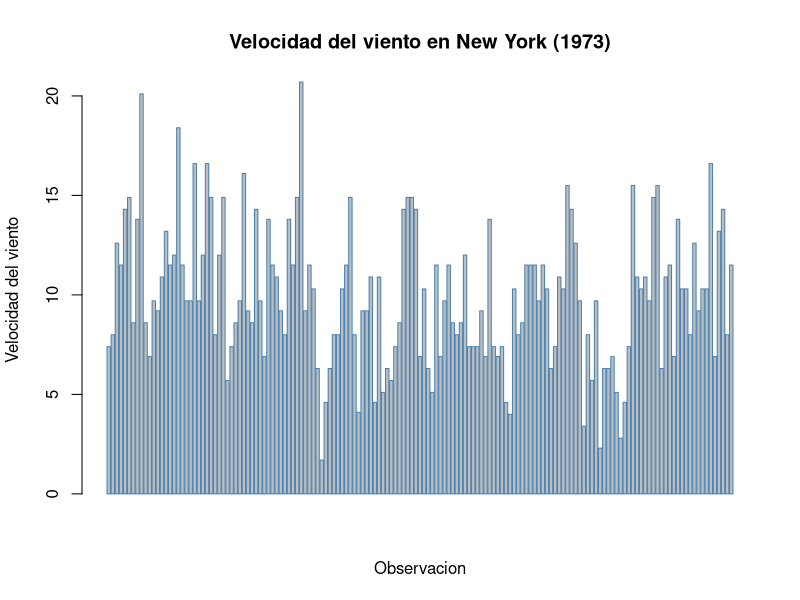
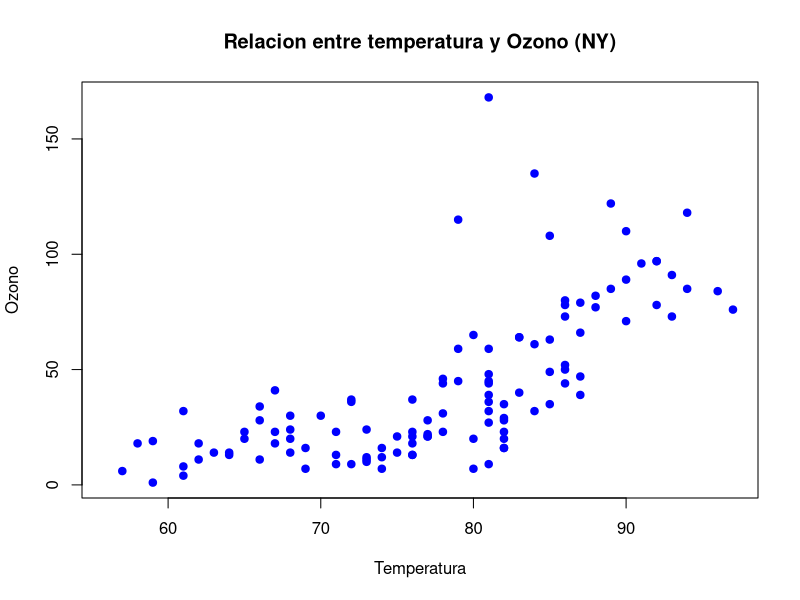
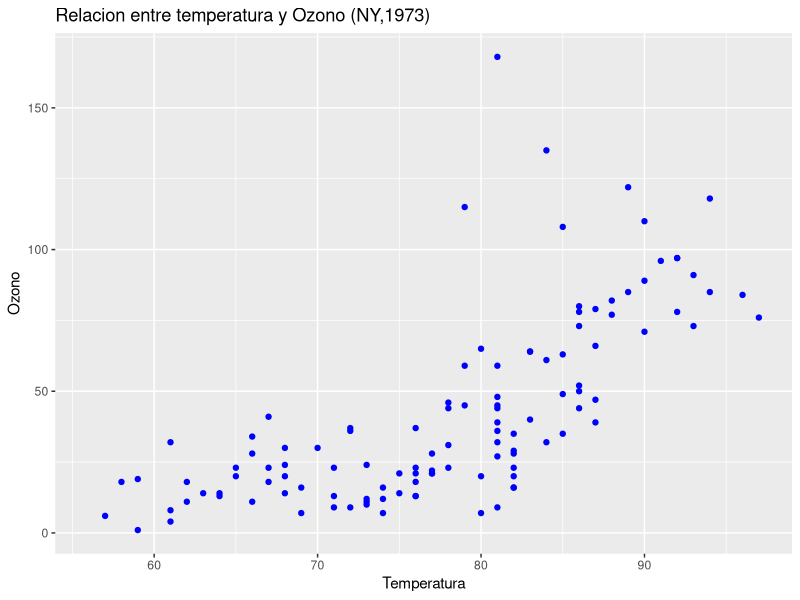
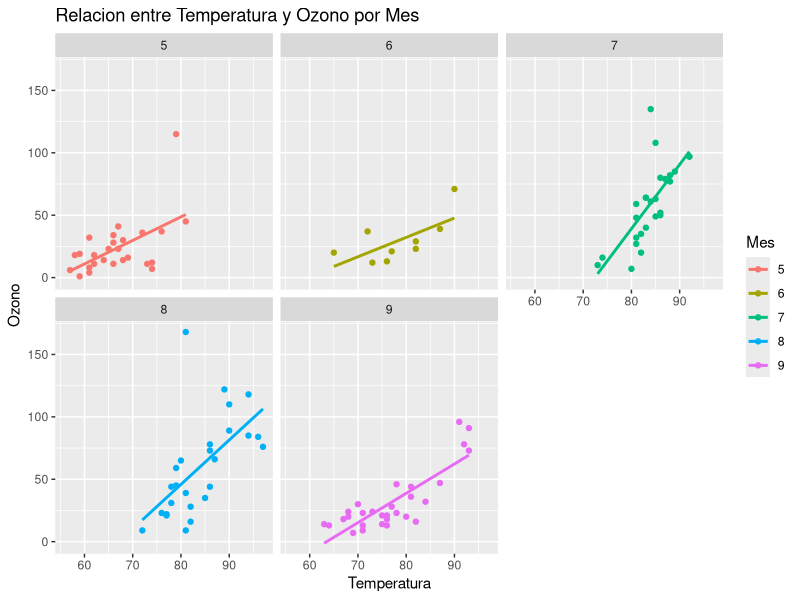
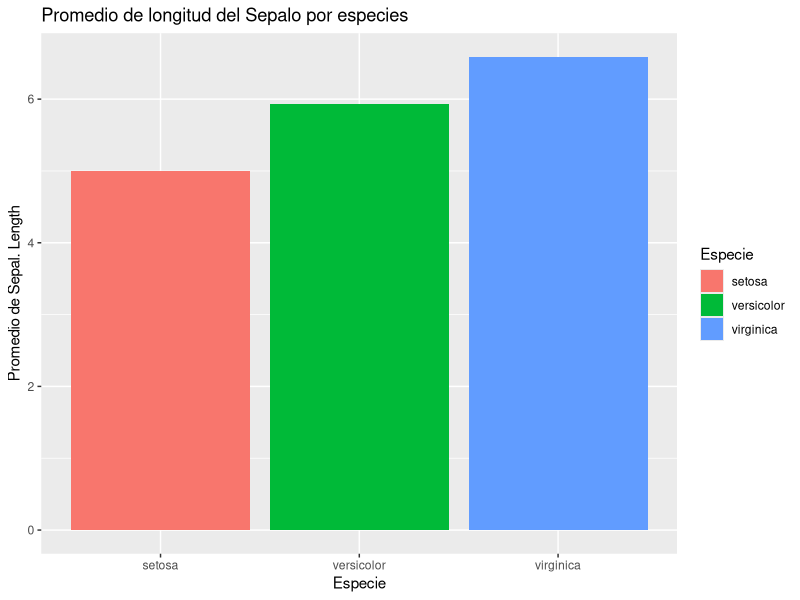
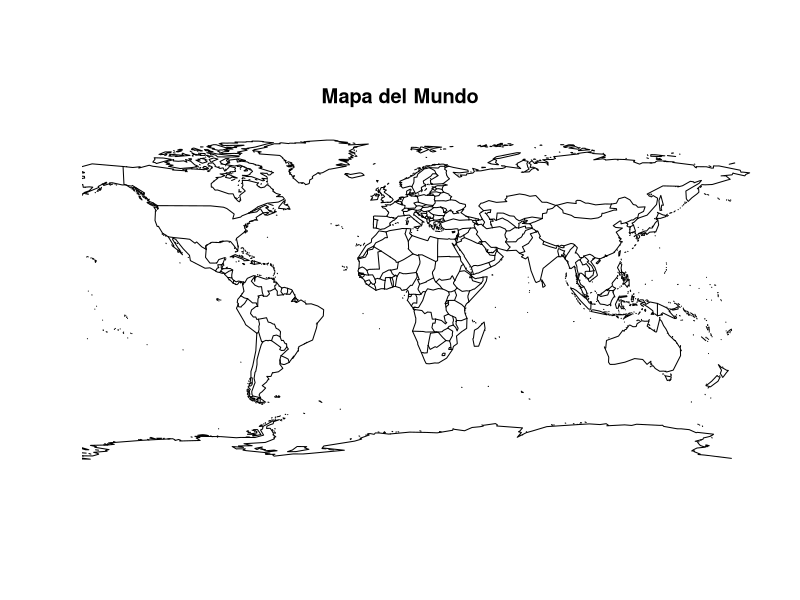
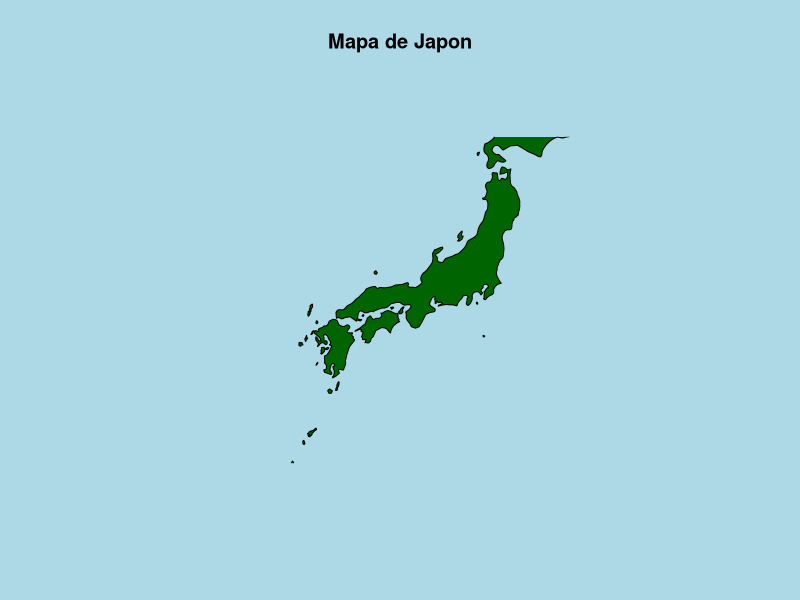
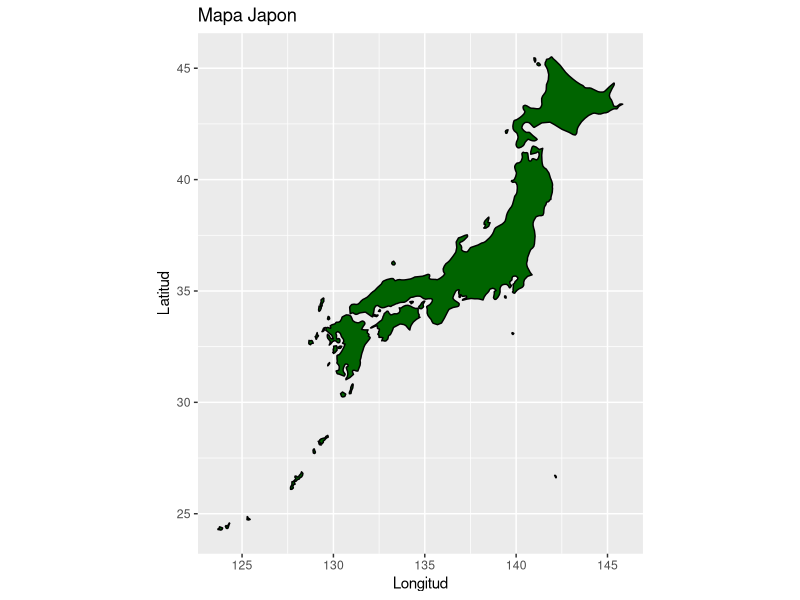

These figures' R source, in order:
# ==============================================================================
# UNIVERSIDAD DE COSTA RICA  -  ESCUELA DE ESTADISTICA
# XS-0129  PROGRAMACION PARA ESTADISTICA I
# ------------------------------------------------------------------------------
# PRACTICA SEMANA 11: CONSTRUCCION DE GRAFICOS CON R
# MODALIDAD: TRABAJO COLABORATIVO EN GIT / GITHUB
# Valor: 1% adicional sobre nota de curso
# Fecha entrega máxima: martes 26/05/2026
# Entrega esperada: documento PDF con enlace a repositorio
# ==============================================================================
#
# Esta practica se realiza EN PAREJAS o EN GRUPOS DE TRES personas.
# El grupo entrega un UNICO archivo .R, pero administrado de forma colaborativa
# en un repositorio de GitHub. Cada integrante DEBE aportar al menos un ejercicio
# con sus propios commits, de modo que el historial demuestre la participacion
# individual de cada quien.
#
# ------------------------------------------------------------------------------
# DATOS DEL GRUPO
# ------------------------------------------------------------------------------
# Integrante A: Keylin Francinni Cervantes Mata   Carne: C4E080  GitHub: Cervantes-gif
# Integrante B: Esteban Vargas Rodriguez  Carne: C5K725  GitHub: stebanvr
# Integrante C: ______________________  Carne: __________  GitHub: ____________
#               (deje en blanco si el grupo es de dos personas)
#
# ------------------------------------------------------------------------------
# OBJETIVOS DE APRENDIZAJE
# ------------------------------------------------------------------------------
#   1. Construir e interpretar graficos con el paquete base de R.
#   2. Aplicar la gramatica de graficos del paquete ggplot2 por capas.
#   3. Representar informacion geografica mediante mapas en R.
#   4. INVESTIGAR de forma autonoma otras librerias de visualizacion de R,
#      documentarlas y compararlas con las herramientas vistas en clase.
#   5. Utilizar Git y GitHub para versionar y desarrollar codigo de forma
#      COLABORATIVA (clonar, ramas, commits, pull requests y fusiones).
#
# ==============================================================================
# INSTRUCCIONES GENERALES
# ==============================================================================
#   - Trabajen DENTRO de este mismo archivo .R. Escriban su codigo debajo de
#     cada enunciado, en las lineas marcadas con ">>> ESCRIBA SU CODIGO AQUI".
#   - NO borren los enunciados (lineas que inician con #). Forman parte de la
#     entrega y permiten evaluar la practica.
#   - Cuando se pida COMENTAR o INTERPRETAR, escriban la respuesta como
#     comentario (#) justo debajo del codigo correspondiente.
#   - El archivo debe ejecutarse SIN ERRORES de principio a fin. Verifiquenlo
#     con source() o Ctrl+Shift+Enter (RStudio) antes de la entrega final.
#   - Cada ejercicio indica su INTEGRANTE RESPONSABLE entre corchetes, por
#     ejemplo  [Responsable: Integrante B]. Esa persona debe escribir el codigo
#     y subirlo con SUS PROPIOS commits (ver Parte 5).
#   - Esta practica vale 100 puntos. La distribucion aparece en cada parte.
#   - Todos los ejercicios deben estar completos y no debe haber commits 
#     luego de las 11:59 de hoy 26/05/2026
#
# ------------------------------------------------------------------------------
# REPARTO DE EJERCICIOS ENTRE INTEGRANTES
# ------------------------------------------------------------------------------
#   Integrante A : Ej 1.1, Ej 1.4, Ej 2.1, Ej 2.4, Ej 3.2  + redacta el README
#   Integrante B : Ej 1.2, Ej 1.5, Ej 2.2, Ej 2.5, Ej 3.3  + Ficha 4.2
#   Integrante C : Ej 1.3, Ej 1.6, Ej 2.3, Ej 3.1, Ej 4.4
#   TODO EL GRUPO: Parte 0, Ej 4.1 (eleccion de libreria) y Ej 4.3 (ejemplo).
#
#   * SI EL GRUPO ES DE DOS PERSONAS: no existe Integrante C. Repartan sus
#     ejercicios de forma equitativa entre A y B y ANOTEN aqui como quedaron:
#     Ej 1.3 -> B  Ej 1.6 -> B  Ej 2.3 -> A   Ej 3.1 -> A
#     Ej 4.4 -> A
#
#   El reparto busca que cada persona practique graficos base, ggplot2 y mapas.
#   Esta permitido AYUDARSE entre integrantes, pero cada quien debe SUBIR con
#   sus propios commits los ejercicios de los que es responsable.
#
# ------------------------------------------------------------------------------
# CONJUNTOS DE DATOS
# ------------------------------------------------------------------------------
#   Se trabajara con datasets incluidos en la instalacion base de R, por lo que
#   NO se requiere descargar archivos. Exploren su documentacion con help():
#       help("airquality")   # calidad del aire (Nueva York, 1973)
#       help("mtcars")       # caracteristicas de 32 automoviles
#       help("iris")         # medidas de tres especies de flores
#       help("ToothGrowth")  # crecimiento dental en conejillos de indias
# ==============================================================================


# ==============================================================================
# PARTE 0 - PREPARACION DEL ENTORNO  (5 puntos)   [Responsable: TODO EL GRUPO]
# ==============================================================================
#
# 0.1  Limpien el entorno de trabajo y carguen los datos que utilizaran.
#      Verifiquen la estructura y un resumen de cada conjunto de datos.

rm(list = ls())          # limpia el entorno
data("airquality")
data("mtcars")
data("iris")
data("ToothGrowth")

# >>> ESCRIBA SU CODIGO AQUI: use str() y summary() sobre airquality y mtcars.

str(airquality)
summary(airquality)

str(mtcars)
summary(mtcars)

# 0.2  En un comentario, indiquen cuantas observaciones y cuantas variables
#      tiene 'airquality' y mencionen si contiene valores faltantes (NA).

nrow(airquality)
ncol(airquality)

sum(is.na(airquality))

#
# Respuesta 0.2: Airquality tiene 153 observaciones y 6 variales. Si contiene valores
# faltantes en total 44 variables NA


# ==============================================================================
# PARTE 1 - GRAFICOS BASE DE R  (25 puntos)
# ==============================================================================
# Recuerden los argumentos comunes de las funciones graficas base:
#   main  = titulo        xlab / ylab = etiquetas de ejes
#   col   = color         xlim / ylim = limites de los ejes
#   pch   = tipo de punto border = color del borde
# ------------------------------------------------------------------------------

# ------------------------------------------------------------------------------
# Ejercicio 1.1  GRAFICO DE BARRAS  (4 pts)        [Responsable: Integrante A]
# ------------------------------------------------------------------------------
# Construya un grafico de barras VERTICAL de la variable airquality$Wind.
# Asignele un titulo, una etiqueta de eje y un color de su eleccion.

# >>> ESCRIBA SU CODIGO AQUI:

#Ejercicio 1.1- Grafico de barras vertical de airquality$Wind

barplot(airquality$Wind,
        main = "Velocidad del viento en New York (1973)",
        xlab = "Observacion",
        ylab = "Velocidad del viento",
        border = "steelblue")


#Interpretacion Cervantes:  El grafico muestra la velocidad del viento registrada en los 153 dias. La ,ayoria de las observaciones se encuentran entre 7 y 15 mph. 
#Se observan algunos picos maximos que superan los 20 mph y muy pocos dias con viento cerca de 0 mph.



# ------------------------------------------------------------------------------
# Ejercicio 1.2  HISTOGRAMA  (4 pts)               [Responsable: Integrante B]
# ------------------------------------------------------------------------------
# Construya un histograma de airquality$Ozone. Modifique el argumento 'breaks'
# para obtener al menos dos versiones (por ejemplo breaks = 5 y breaks = 15).
# COMENTE como cambia la interpretacion al variar el numero de clases.

# >>> ESCRIBA SU CODIGO AQUI:



# Comentario 1.2: ______________________________________________________________



# ------------------------------------------------------------------------------
# Ejercicio 1.3  DIAGRAMA DE CAJAS  (4 pts)        [Responsable: Integrante C]
# ------------------------------------------------------------------------------
# Construya un diagrama de cajas de airquality$Temp SEGUN el mes (Temp ~ Month).
# Pista: use la formula  boxplot(Temp ~ Month, data = airquality, ...).
# Interprete: en que mes se observa la mayor temperatura mediana.

# >>> ESCRIBA SU CODIGO AQUI:



# Comentario 1.3: ______________________________________________________________



# ------------------------------------------------------------------------------
# Ejercicio 1.4  DIAGRAMA DE DISPERSION  (4 pts)   [Responsable: Integrante A]
# ------------------------------------------------------------------------------
# Construya un grafico de dispersion entre airquality$Temp (eje X) y
# airquality$Ozone (eje Y). Use pch = 19 y describa la relacion observada.

# >>> ESCRIBA SU CODIGO AQUI:

#Ejercicio 1.4

plot(airquality$Temp,
     airquality$Ozone,
     main = "Relacion entre temperatura y Ozono (NY)",
     xlab = "Temperatura",
     ylab = "Ozono",
     pch = 19,
     col = "blue")


# Comentario 1.4: Se observa una relacion positiva entre la temperatura y el nivel de ozono, a mayor
# temperatura, tiende a mayor concentracion de ozono. La relacion no es perfectamente lineal pero si hay una
# tendencia clara de aumento 


# ------------------------------------------------------------------------------
# Ejercicio 1.5  GRAFICO DE PIE  (4 pts)           [Responsable: Integrante B]
# ------------------------------------------------------------------------------
# A partir de mtcars, cuente cuantos automoviles tienen 4, 6 y 8 cilindros
# (variable 'cyl') y represente esa distribucion en un grafico de pie.
# Agregue al grafico el PORCENTAJE correspondiente a cada categoria.
# Pista: table(mtcars$cyl) y construya las etiquetas con paste0() y round().

# >>> ESCRIBA SU CODIGO AQUI:



# ------------------------------------------------------------------------------
# Ejercicio 1.6  MULTIPLES GRAFICOS Y EXPORTACION  (5 pts)  [Resp.: Integrante C]
# ------------------------------------------------------------------------------
# a) Use par(mfrow = c(1, 2)) para colocar DOS graficos base de su eleccion
#    lado a lado. Restablezca el panel con par(mfrow = c(1, 1)) al terminar.
# b) Exporte uno de sus graficos a un archivo PNG usando png() ... dev.off().
#    IMPORTANTE: agregue ese .png al .gitignore (vea la Parte 5) para NO
#    versionar imagenes generadas automaticamente.

# >>> ESCRIBA SU CODIGO AQUI:



# ==============================================================================
# PARTE 2 - GRAFICOS CON ggplot2  (20 puntos)
# ==============================================================================
# Recuerden la estructura por CAPAS de la gramatica de graficos:
#   ggplot(datos, aes(...)) +   # datos + mapeo estetico
#       geom_*()            +   # geometria (puntos, barras, lineas...)
#       scale_*()           +   # escalas (colores, ejes)
#       facet_*()           +   # paneles por subconjuntos
#       labs()              +   # titulos y etiquetas
#       theme_*()               # apariencia general
# ------------------------------------------------------------------------------

# 2.0  Instalen (si es necesario) y carguen el paquete.
# install.packages("ggplot2")   # descomente solo si aun no lo tiene instalado
library(ggplot2)

# ------------------------------------------------------------------------------
# Ejercicio 2.1  PRIMER GRAFICO ggplot2  (4 pts)   [Responsable: Integrante A]
# ------------------------------------------------------------------------------
# Reproduzca el diagrama de dispersion del Ejercicio 1.4 (Temp vs Ozone) pero
# ahora con ggplot2 y geom_point().

# >>> ESCRIBA SU CODIGO AQUI:

ggplot(airquality,
       aes(x = Temp, y = Ozone)) +
  geom_point(color = "blue", 
             pch = 19) +
  labs(title = "Relacion entre temperatura y Ozono (NY,1973)",
       x = "Temperatura",
       y = "Ozono")




# ------------------------------------------------------------------------------
# Ejercicio 2.2  MAPEO ESTETICO  (4 pts)           [Responsable: Integrante B]
# ------------------------------------------------------------------------------
# Al grafico anterior, agregue dentro de aes() el COLOR del punto segun el mes.
# Pista: como 'Month' es numerica, conviertala con factor(Month).
# COMENTE que aporta esta tercera variable a la lectura del grafico.

# >>> ESCRIBA SU CODIGO AQUI:



# Comentario 2.2: ______________________________________________________________



# ------------------------------------------------------------------------------
# Ejercicio 2.3  GEOMETRIAS ADICIONALES Y FACETAS  (4 pts)  [Resp.: Integrante A]
# ------------------------------------------------------------------------------
# Sobre el grafico del 2.2, agregue:
#   - una capa geom_smooth(method = "lm") para mostrar la tendencia lineal;
#   - un facet_wrap(~ Month) para separar un panel por mes.

# >>> ESCRIBA SU CODIGO AQUI:

ggplot(airquality, aes(x= Temp,
                       y= Ozone,
                       color = factor(Month))) +
  geom_point(pch = 19) +
  geom_smooth(method = "lm", se= FALSE) + # el method Im dibuja una linea de tendencia lineal sobre los puntos 
  facet_wrap(~ Month) + # lo que haces es que separa los meses en 5 partes de mayo a septiembre
  labs(title = "Relacion entre Temperatura y Ozono por Mes",
       x = "Temperatura",
       y = "Ozono",
       color = "Mes")



# ------------------------------------------------------------------------------
# Ejercicio 2.4  GRAFICO DE BARRAS CON ggplot2  (4 pts)  [Resp.: Integrante A]
# ------------------------------------------------------------------------------
# Con el dataset 'iris', construya un grafico de barras que muestre el promedio
# de Sepal.Length por especie (Species). Use stat = "summary", fun = "mean".

# >>> ESCRIBA SU CODIGO AQUI:

ggplot(iris, aes(x= Species,
                 y= Sepal.Length,
                 fill = Species)) +
  geom_bar(stat = "summary", fun = "mean") + # le dice a ggplot no cuente filas sino que calcule el promedio de sepal.length para cada especie
  labs(title = "Promedio de longitud del Sepalo por especies",
       x= "Especie",
       y= "Promedio de Sepal. Length",
       fill = "Especie") # colorea cada baraa de un color diferente segun la especie 


# ------------------------------------------------------------------------------
# Ejercicio 2.5  PERSONALIZACION COMPLETA  (4 pts) [Responsable: Integrante B]
# ------------------------------------------------------------------------------
# Tome cualquiera de los graficos anteriores y combine TODAS las capas:
# labs() con titulo, subtitulo, etiquetas de ejes y fuente; un scale_*() para
# personalizar colores; y un theme_*() distinto al predeterminado.

# >>> ESCRIBA SU CODIGO AQUI:



# ==============================================================================
# PARTE 3 - GRAFICOS CON MAPAS  (15 puntos)
# ==============================================================================
# 3.0  Instalen (si es necesario) y carguen el paquete 'maps'.
# install.packages("maps", dep = TRUE)   # descomente si aun no lo tiene
library(maps)

# ------------------------------------------------------------------------------
# Ejercicio 3.1  MAPA BASE  (5 pts)                [Responsable: Integrante A]
# ------------------------------------------------------------------------------
# Dibuje el mapa del mundo con map(database = "world").
# Luego dibuje UNICAMENTE el mapa de un pais a su eleccion.
# Pista: map("world", regions = "Costa Rica", fill = TRUE, col = "lightgreen").

# >>> ESCRIBA SU CODIGO AQUI:

# Mapa del mundo 

map(database = "world")
title(main = "Mapa del Mundo")

# Mapa unicamente de Japon

map("world", regions = "Japan",
    fill = TRUE,
    col = "darkgreen",
    bg = "lightblue") # pone el fonde de color, simulando el mar 
title(main = "Mapa de Japon")

# ------------------------------------------------------------------------------
# Ejercicio 3.2  MAPA POLIGONAL CON ggplot2  (5 pts)  [Resp.: Integrante A]
# ------------------------------------------------------------------------------
# Use map_data() para obtener el contorno de un pais o region y dibujelo con
# ggplot2 + geom_polygon(). Aplique coord_quickmap() para corregir la escala.
# Pista:
#   region <- map_data("world", region = "Costa Rica")
#   ggplot(region, aes(long, lat, group = group)) +
#       geom_polygon(...) + coord_quickmap()

# >>> ESCRIBA SU CODIGO AQUI:

dev.off() # hace que lo recetee y ggplot corra bien 

japon<- map_data("world", region = "Japan")

ggplot(japon, aes(x= long,
                  y= lat, 
                  group = group)) +
  geom_polygon(fill = "darkgreen",
               color = "black") +
  coord_quickmap() +
  labs(title = "Mapa Japon",
       x = "Longitud",
       y= "Latitud")


# ------------------------------------------------------------------------------
# Ejercicio 3.3  AGREGAR PUNTOS AL MAPA  (5 pts)   [Responsable: Integrante B]
# ------------------------------------------------------------------------------
# Sobre el mapa anterior, agregue uno o varios puntos con coordenadas conocidas
# (por ejemplo, la ciudad donde vive cada integrante del grupo). Use geom_point()
# y, opcionalmente, geom_text() o annotate() para etiquetar el punto.
# Pista: San Jose, Costa Rica  ->  long = -84.09, lat = 9.93

# >>> ESCRIBA SU CODIGO AQUI:



# ==============================================================================
# PARTE 4 - INVESTIGACION: OTRAS LIBRERIAS DE GRAFICOS EN R  (20 puntos)
# ==============================================================================
#
# El ecosistema de R ofrece MUCHAS librerias de visualizacion mas alla del
# paquete base, ggplot2 y maps. En esta parte el grupo debera INVESTIGAR de
# forma autonoma y aplicar una de ellas.
#
# ------------------------------------------------------------------------------
# 4.1  SELECCION DE LA LIBRERIA  (2 pts)           [Responsable: TODO EL GRUPO]
# ------------------------------------------------------------------------------
# Elijan UNA libreria de la siguiente lista (o propongan otra y consultenla con
# la persona docente). Anoten su eleccion en el comentario indicado.
#
#   GRAFICOS INTERACTIVOS
#     - plotly        : convierte graficos en interactivos (zoom, hover).
#     - highcharter   : graficos interactivos basados en Highcharts.
#     - dygraphs      : series de tiempo interactivas.
#
#   EXTENSIONES DE ggplot2
#     - ggridges      : graficos de densidad superpuestos ("joyplots").
#     - gganimate     : animaciones a partir de graficos ggplot2.
#     - patchwork     : combina varios graficos ggplot2 en un mismo panel.
#     - ggpubr        : graficos con apariencia "lista para publicar".
#     - ggthemes      : temas y paletas adicionales para ggplot2.
#
#   MAPAS INTERACTIVOS
#     - leaflet       : mapas interactivos con marcadores y capas.
#     - tmap          : mapas tematicos (modo estatico e interactivo).
#
#   GRAFICOS ESPECIALIZADOS
#     - corrplot      : visualizacion de matrices de correlacion.
#     - treemap       : mapas de arbol (treemaps) jerarquicos.
#     - GGally        : matrices de graficos y graficos de pares.
#     - wordcloud     : nubes de palabras.
#     - lattice       : sistema de graficos alternativo (graficos en celosia).
#
# Libreria elegida: La libreria elegida en grupo fue ggridges
# Justifiquen en una o dos lineas por que la eligieron: Elejimos ggrides porque se relaciona directamente con ggplot2,
# lo que no sfacilia su aprendizaje al reutilizar estructuras similares, ya conocidad. Ademas nos permite comparar distibuciones entre grupos de forma visual y compacta.
#   
#
# ------------------------------------------------------------------------------
# 4.2  FICHA DE DOCUMENTACION  (6 pts)             [Responsable: Integrante B]
# ------------------------------------------------------------------------------
# Investiguen en la documentacion oficial (CRAN, viñetas, sitio del paquete) y
# COMPLETEN la siguiente ficha como comentarios. Indiquen las fuentes.
#
#   a) Nombre del paquete y autor(es) principales:
#      _________________________________________________________________________
#   b) Para que tipo de visualizaciones se utiliza:
#      _________________________________________________________________________
#   c) Funcion(es) principal(es) del paquete y que hace cada una:
#      _________________________________________________________________________
#   d) Una ventaja y una limitacion frente al paquete base o ggplot2:
#      Ventaja:    ______________________________________________________________
#      Limitacion: ______________________________________________________________
#   e) Fuentes consultadas (al menos dos, con su enlace):
#      1) _______________________________________________________________________
#      2) _______________________________________________________________________
#
# ------------------------------------------------------------------------------
# 4.3  EJEMPLO APLICADO  (8 pts)                   [Responsable: TODO EL GRUPO]
# ------------------------------------------------------------------------------
# Instalen y carguen la libreria elegida. Luego construyan UN grafico funcional
# con alguno de los datasets de esta practica (airquality, mtcars, iris o
# ToothGrowth). El grafico debe tener titulo y etiquetas de ejes claras.
# Documenten cada paso con comentarios.
#
# SUGERENCIA DE COLABORACION: este ejercicio es del grupo completo. Trabajenlo
# en una rama compartida (por ejemplo 'feature/parte4') y resuelvan en conjunto
# cualquier conflicto de fusion que aparezca.

#install.packages("ggridges")   # escriba aqui el nombre de su libreria
library(ggridges)

# >>> ESCRIBA SU CODIGO AQUI:

iris_Species<- factor(iris$factor) # convertimos Species a factor para usarlo 
                                   # como varible de grupo.   







# ------------------------------------------------------------------------------
# 4.4  COMPARACION Y REFLEXION  (4 pts)            [Responsable: Integrante C]
# ------------------------------------------------------------------------------
# Reproduzca un grafico EQUIVALENTE o lo mas parecido posible al del punto 4.3
# usando el paquete base o ggplot2. Luego responda en comentarios:
#
#   a) Que diferencias noto en la cantidad y claridad del codigo:
#      _________________________________________________________________________
#   b) En que situacion recomendaria usar la libreria investigada y en cual
#      preferiria el paquete base o ggplot2:
#      _________________________________________________________________________

# >>> ESCRIBA AQUI EL GRAFICO EQUIVALENTE CON BASE O ggplot2:



# ==============================================================================
# PARTE 5 - TRABAJO COLABORATIVO CON GIT Y GITHUB  (15 puntos)
# ==============================================================================
#
# Esta parte NO se "programa" en R: se EVIDENCIA en el repositorio de GitHub del
# grupo. Sigan el flujo de trabajo descrito abajo. Todos los comandos de Git se
# escriben en la TERMINAL del sistema (no en la consola de R), o pueden usar el
# panel Git de RStudio / GitHub Desktop si lo prefieren.
#
# ------------------------------------------------------------------------------
# 5.1  CREACION Y CONFIGURACION DEL REPOSITORIO  (4 pts)
# ------------------------------------------------------------------------------
# a) UNA sola persona del grupo crea en GitHub un repositorio llamado:
#       XS0129-P11-Apellido1-Apellido2
#    Configurelo como público e inicialicelo con un archivo README.md.
#
# b) Esa persona agrega como COLABORADORES (Settings > Collaborators) a:
#       - cada integrante del grupo (con su usuario de GitHub), y
#       - el usuario de la persona docente:  __________________ (a indicar).
#
# c) Cada integrante CLONA el repositorio en su computadora:
#       git clone https://github.com/usuario/XS0129-P11-Apellido1-Apellido2.git
#
# d) Coloquen este archivo .R dentro del repositorio y configuren su identidad
#    (la primera vez en cada computadora):
#       git config --global user.name  "Nombre Apellido"
#       git config --global user.email "correo@ucr.ac.cr"
#
# ------------------------------------------------------------------------------
# 5.2  ARCHIVOS DEL REPOSITORIO  (3 pts)
# ------------------------------------------------------------------------------
# El repositorio debe contener al menos:
#   - Practica_Semana_11_-_Graficos_en_R.R   (este archivo)
#   - README.md   : redactado por el Integrante A. Debe incluir el nombre del
#                   curso, los integrantes del grupo y una breve descripcion.
#   - .gitignore  : debe ignorar archivos generados (por ejemplo *.png del
#                   Ejercicio 1.6, la carpeta .Rproj.user/ y el archivo .Rhistory).
#
#   Contenido sugerido para .gitignore:
#       .Rhistory
#       .RData
#       .Rproj.user/
#       *.png
#
# ------------------------------------------------------------------------------
# 5.3  FLUJO DE TRABAJO POR RAMAS Y COMMITS  (5 pts)
# ------------------------------------------------------------------------------
# Cada integrante trabaja sus ejercicios asignados en SU PROPIA RAMA y luego
# los integra mediante un Pull Request. Pasos para cada integrante:
#
#   1) Actualizar la rama principal y crear la rama personal:
#        git checkout main
#        git pull origin main
#        git checkout -b parte-integranteA      # use su letra: A, B o C
#
#   2) Escribir el codigo de SUS ejercicios en este archivo y guardarlo.
#
#   3) Registrar el avance con commits. Haga UN COMMIT POR EJERCICIO, usando
#      mensajes claros que incluyan el numero del ejercicio. Ejemplos:
#        git add Practica_Semana_11_-_Graficos_en_R.R
#        git commit -m "Ej 1.1: grafico de barras vertical de Wind"
#        git commit -m "Ej 2.1: dispersion Temp vs Ozone con ggplot2"
#
#   4) Subir la rama al repositorio remoto:
#        git push origin parte-integranteA
#
#   5) En GitHub, abrir un PULL REQUEST de su rama hacia 'main'. Otro
#      integrante debe REVISARLO y aprobarlo antes de fusionarlo (merge).
#
# REQUISITO MINIMO VERIFICABLE: en el historial (git log o la pestaña Insights
# de GitHub) debe constar que CADA integrante realizo, como minimo, UN commit
# por cada ejercicio del que es responsable, con su propia cuenta de GitHub.
#
# ------------------------------------------------------------------------------
# 5.4  RESOLUCION DE CONFLICTOS Y BITACORA  (3 pts)
# ------------------------------------------------------------------------------
# Como todos editan el mismo archivo, es probable que aparezca al menos un
# CONFLICTO DE FUSION al hacer merge. Resuelvanlo en conjunto y, una vez
# terminada la practica, completen abajo una breve bitacora del trabajo.
#
#   BITACORA DEL GRUPO (responder como comentarios):
#   a) Cuantas ramas y cuantos pull requests crearon en total:
#      _________________________________________________________________________
#   b) Describan brevemente un conflicto de fusion que enfrentaron y como lo
#      resolvieron (o expliquen como lo evitaron):
#      _________________________________________________________________________
#   c) Que aprendio el grupo sobre el trabajo colaborativo con Git:
#      _________________________________________________________________________
#
# ==============================================================================
# RUBRICA DE EVALUACION (resumen)
# ==============================================================================
#   Parte 0  - Preparacion del entorno ............................   5 pts
#   Parte 1  - Graficos base de R .................................  25 pts
#   Parte 2  - Graficos con ggplot2 ...............................  20 pts
#   Parte 3  - Graficos con mapas .................................  15 pts
#   Parte 4  - Investigacion de otras librerias ...................  20 pts
#   Parte 5  - Trabajo colaborativo con Git y GitHub ..............  15 pts
#                                                            TOTAL = 100 pts
#
#   CONSIDERACIONES SOBRE LA NOTA DE GRUPO:
#   - Se descuentan hasta 5 puntos si el archivo NO se ejecuta completo sin
#     errores o si se eliminan los enunciados originales.
#   - El historial de commits es individual: si un integrante NO presenta
#     commits propios de sus ejercicios asignados, esos puntos NO se le
#     acreditan, aunque el ejercicio aparezca resuelto en el archivo final.
#   - La entrega consiste en compartir la URL del repositorio (con la persona
#     docente ya agregada como colaboradora). NO se reciben archivos por correo.
#
# ==============================================================================
# FIN DE LA PRACTICA - SEMANA 11
# ==============================================================================
